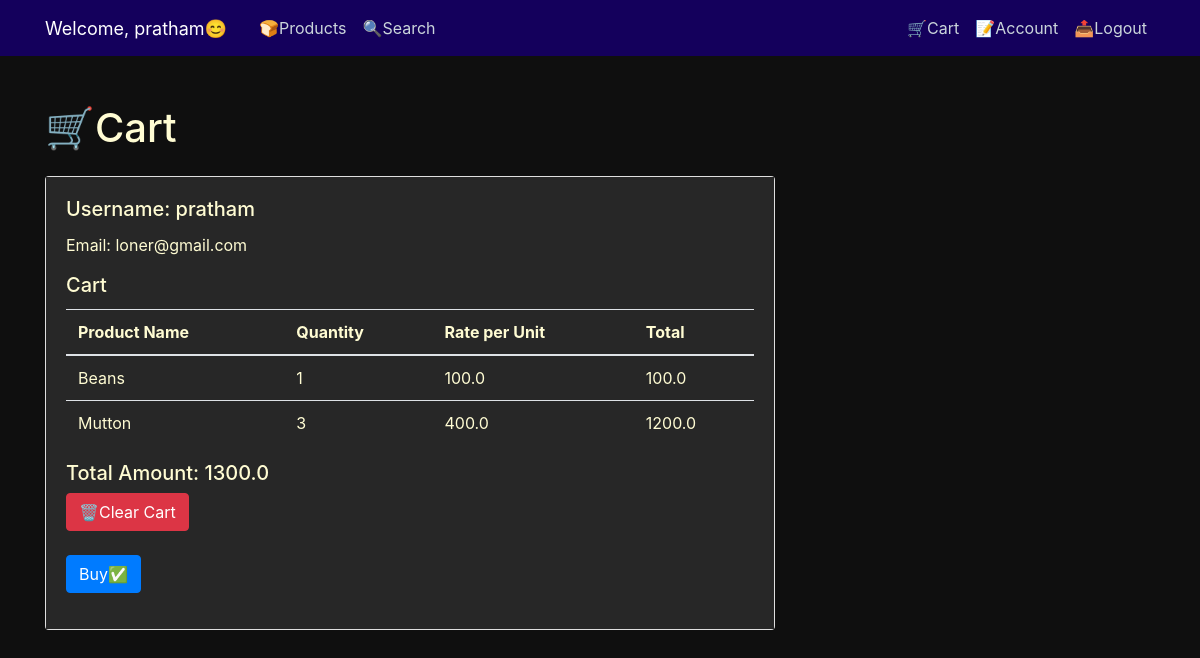
/cart (signed in), run on the app's committed database.
### GroceryStore/models.py (models this page shows, shortened)
class User(db.Model, UserMixin):
    id = db.Column(db.Integer, primary_key=True)
    username = db.Column(db.String(20), unique=True, nullable=False)
    email = db.Column(db.String(120), unique=True, nullable=False)
    image_file = db.Column(db.String(20), nullable=False, default='default.jpg')
    password = db.Column(db.String(20), nullable=False)
    is_admin = db.Column(db.Boolean, default=False)
    orders = relationship('Orders', back_populates='user')
    purchases = db.relationship('Product', secondary=purchases, backref='buyers', lazy='dynamic')

class Product(db.Model):
    id = db.Column(db.Integer, primary_key=True)
    name = db.Column(db.String(100), nullable=False)
    manufacture_date = db.Column(db.DateTime, nullable=True)
    expiry_date = db.Column(db.DateTime, nullable=True)
    rate_per_unit = db.Column(db.Float, nullable=False)
    units = db.Column(db.Integer, nullable=False)
    category_id = db.Column(db.Integer, db.ForeignKey('category.id'), nullable=False)
    quantity = db.Column(db.Integer, nullable=False, default=0)
    orders = relationship('Orders', back_populates='product')
    image_file = db.Column(db.String(50), nullable=True, default='default.png')

### GroceryStore/routes.py (the view)
@app.route("/cart", methods=['GET', 'POST'])
@login_required
def cart():
    user = current_user
    cart_items = user.purchases.all()
    total_amount = sum(cart_item.rate_per_unit * cart_item.quantity for cart_item in cart_items)
    if request.method == 'POST':
        user.purchases = []
        db.session.commit()
        flash('Purchase successful! Your cart is now empty.', 'success')
        return redirect(url_for('buy_success'))
    return render_template("cart.html", cart_items=cart_items, total_amount=total_amount, title='Cart')

### GroceryStore/models.py (called while the page is built)
@login_manager.user_loader
def load_user(user_id):
    return User.query.get(int(user_id))

### GroceryStore/templates/cart.html
{% extends 'layout.html' %}
{% block content %}
  <h1 class="mt-4">🛒Cart</h1>
  <div class="card mt-4">
    <div class="card-body">
      <h5 class="card-title">Username: {{ current_user.username }}</h5>
      <p class="card-text">Email: {{ current_user.email }}</p>
      <h5 class="card-title">Cart</h5>
      <table class="table">
        <thead>
          <tr>
            <th>Product Name</th>
            <th>Quantity</th>
            <th>Rate per Unit</th>
            <th>Total</th>
          </tr>
        </thead>
        <tbody>
          {% for cart_item in current_user.purchases %}
            {% if cart_item.quantity > 0 %}
              <tr>
                <td>{{ cart_item.name }}</td>
                <td>{{ cart_item.quantity }}</td>
                <td>{{ cart_item.rate_per_unit }}</td>
                <td>{{ cart_item.rate_per_unit * cart_item.quantity }}</td>
              </tr>
            {% endif %}
          {% endfor %}
        </tbody>
      </table>
      <h5>Total Amount: {{ total_amount }}</h5>
      <form method="POST" action="{{ url_for('clean_cart') }}">
        <button type="submit" class="btn btn-danger">🗑️Clear Cart</button>
      </form>
      <form method="POST" action="{{ url_for('buy_success') }}">
        <button type="submit" class="btn btn-primary mt-2">Buy✅</button>
      </form>
    </div>
  </div>
{% endblock %}

### GroceryStore/templates/layout.html (shortened to what this page needs)
<html>
    <head>
        <link rel="stylesheet" href="https://cdn.jsdelivr.net/npm/bootstrap@4.0.0/dist/css/bootstrap.min.css">
        <link rel="stylesheet" type="text/css" href="{{ url_for('static', filename='main.css') }}">
    </head>
    <body>
        <header class="site-header">
          <nav class="navbar navbar-expand-md navbar-dark bg-steel fixed-top">
            <div class="container">
              <a class="navbar-brand mr-4" style="color: #ffffff; font-size: 18px;">Welcome, {{ current_user.username }}😊</a>
                <div class="collapse navbar-collapse" id="navbarToggle">
                  <div class="navbar-nav mr-auto">
                      {% if current_user.is_authenticated %}
                      <a class="nav-item nav-link mx-auto" href="/user_products">🍞Products</a>
                          {% if current_user.is_admin %}
                              <a class="nav-item nav-link" href="{{ url_for('manage_categories') }}">Manage Categories</a>
                              <a class="nav-item nav-link" href="{{ url_for('manage_products') }}">Manage Products</a>
                              <a class="nav-item nav-link" href="{{ url_for('stats') }}">Stats🪴</a>
                          {% else %}
                              <a class="nav-item nav-link" href="{{ url_for('search') }}">🔍Search</a>
                          {% endif %}
                      {% endif %}
                  </div>
                  <div class="navbar-nav">
                      {% if current_user.is_authenticated %}
                          <a class="nav-item nav-link" href="{{ url_for('cart') }}">🛒Cart</a>
                          <a class="nav-item nav-link" href="{{ url_for('account') }}">📝Account</a>
                          <a class="nav-item nav-link" href="{{ url_for('logout') }}">📤Logout</a>
                      {% else %}
                          <a class="nav-item nav-link" href="{{ url_for('login') }}">Login</a>
                          <a class="nav-item nav-link" href="{{ url_for('register') }}">Register</a>
                      {% endif %}
                  </div>
              </div>
            </div>
          </nav>
        </header>
        <main role="main" class="container">
            <div class="row">
              <div class="col-md-8">
                {% block content %}{% endblock %}
              </div>
            </div>
        </main>
    </body>
</html>

### GroceryStore/static/main.css (style rules this page uses)
body { background: #0f0f0f; color: #333333; margin-top: 5rem; }
h1, h2, h3, h4, h5, h6, p { color: #fffcd3; }
.card-body { background: #272727; color: #fffcd3; }
.table { background: #272727; color: #fffcd3; }
.bg-steel { background-color: #0070c0; }
.site-header .navbar-nav .nav-link { color: #cbd5db; }
.navbar { background: #14005c; }

### data on the page
User: username "pratham", email "loner@gmail.com"
Product: name "Beans", quantity "1", rate_per_unit "100.0", cart_item.rate_per_unit*cart_item.quantity "100.0"
Product: name "Mutton", quantity "3", rate_per_unit "400.0", cart_item.rate_per_unit*cart_item.quantity "1200.0"

### other printed values
{{ total_amount }} "1300.0"
